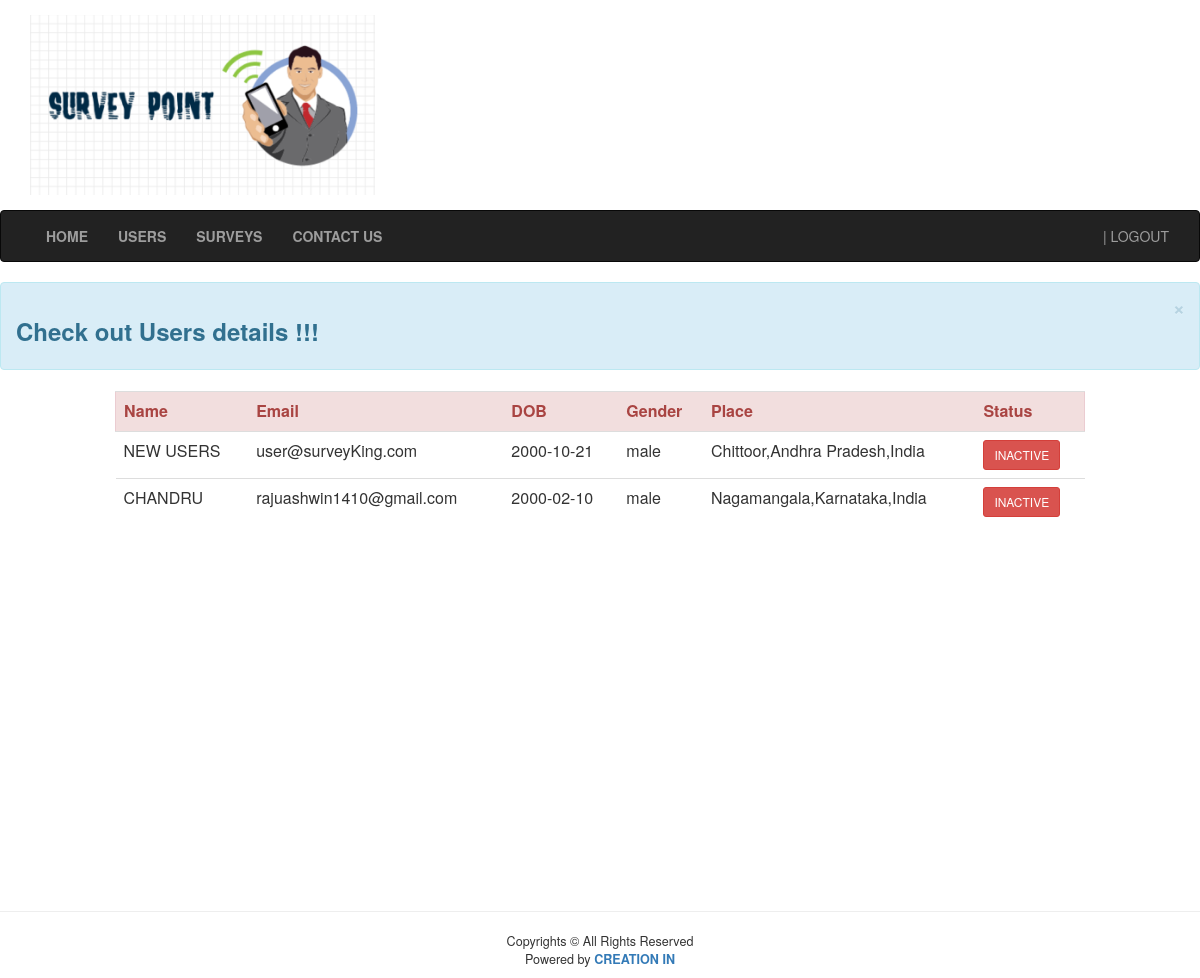
/admin/User.php (signed in), run on the app's committed database.
### tables this page shows
CREATE TABLE `User_Login` (
  `User_SP_Id` varchar(300) NOT NULL,
  `User_SP_Name` varchar(50) NOT NULL,
  `User_SP_DOB` date NOT NULL,
  `User_SP_Mail` varchar(50) NOT NULL,
  `User_SP_Status` varchar(12) NOT NULL DEFAULT 'INACTIVE',
  `User_SP_Password` varchar(250) NOT NULL,
  `User_SP_Ranking` varchar(15) NOT NULL DEFAULT '0',
  `User_SP_Credit` varchar(50) DEFAULT '0',
  `User_SP_DOC` datetime DEFAULT current_timestamp(),
  `User_SP_Photo` varchar(250) NOT NULL DEFAULT '../indept-assets/profile.png',
  `User_SP_Gender` varchar(50) NOT NULL,
  `User_SP_City` varchar(50) NOT NULL,
  `User_SP_State` varchar(50) NOT NULL,
  `User_SP_Country` varchar(50) NOT NULL
);

### admin/User.php (the view, shortened to what this page needs)
<?php
	require_once 'dbconnect.php';
?>
<!DOCTYPE >
<html>
<head>
  	<link rel="stylesheet" href="https://maxcdn.bootstrapcdn.com/bootstrap/3.4.1/css/bootstrap.min.css">
  	<link rel="stylesheet" href="https://cdnjs.cloudflare.com/ajax/libs/font-awesome/4.7.0/css/font-awesome.min.css">
  	<link rel="stylesheet" href="../indept-assets/style.css"/>
</head>
<body >
<?php include_once'nav.php'; ?>
	<div class="alert alert-info alert-dismissible">
		<a href="#" class="close" data-dismiss="alert" aria-label="close">&times;</a>
			<h3><b>Check out Users details !!!</b></h3>
	</div>
		<div class="row">
			<div class="col-sm-3"></div>
			<div class="col-sm-6">
			</div>
			<div class="col-sm-3"></div>
		</div>
	<div class="container-fluid">
		<div class="row">
			<div class="col-sm-1"></div>
			<div class="col-sm-10" style="overflow: scroll;height: 500px;">
				<table class="table table-responsive">
					<tr class="alert alert-danger">
						<th>Name</th>
						<th>Email</th>
						<th>DOB</th>
						<th>Gender</th>
						<th>Place</th>
						<th>Status</th>
					</tr>
					<?php
					$quy2 = "SELECT * FROM `User_Login` ORDER BY `User_SP_DOC` ";
				   	$rs2 = $conn->prepare($quy2);
					$rs2->execute();
					while( $row2 = $rs2->fetch()){
					if($row2["User_SP_Status"]=="ACTIVE"){
									$display = "INACTIVE";
									$cole = "danger";
									$stat = "delete";
								}else{
									$display = "ACTIVE";
									$cole = "primary";
									$stat = "update";
								}
		echo '<tr>		<td>'.$row2["User_SP_Name"].'</td>
						<td>'.$row2["User_SP_Mail"].'</td>
						<td>'.$row2["User_SP_DOB"].'</td>
						<td>'.$row2["User_SP_Gender"].'</td>
						<td>'.$row2["User_SP_City"].','.$row2["User_SP_State"].','.$row2["User_SP_Country"].'</td>';
						?>
						<td><button class="btn btn-sm btn-<?php echo $cole; ?>" onclick="location.href='?source_um=accept&action=<?php echo $stat; ?>&&Activity_Id=<?php echo $row2["User_SP_Id"]; ?>'">
									<?php echo $display; ?>
						</button></td>
						<?php
						echo'</tr>';
					}
		?>
				</table>
			</div>
			<div class="col-sm-1"></div>
		</div>
	</div>
<?php include_once'copyrights.php'; ?>
</body>
</html>

### admin/nav.php (shortened to what this page needs)
<div class="container-fluid" >
  <div class="row">
  <div class="col-xs-2" >
  	<img src="../indept-assets/lo.png" align="middle" style="height: 15vw;margin: 15px;" >
  </div>
</div>
</div>
<nav class="navbar navbar-inverse" data-spy="affix" data-offset-top="10007">
  <div class="container-fluid">
    <div>
      <div class="collapse navbar-collapse" id="myNavbar">
        <ul class="nav navbar-nav">
          <li><a href="index.php"><b>HOME</b></a></li>
          <li><a href="User.php"><b>USERS</b></a></li>
          <li><a href="survey.php"><b>SURVEYS</b></a></li>
          <li><a href="../ContactUs.php" ><b>CONTACT US</b></a></li>
        </ul>
        <ul class="nav navbar-nav navbar-right">
    		 <li><a href="logout.php?logout"  >&nbsp;&nbsp;|&nbsp;LOGOUT </a></li>
    	</ul>
      </div>
    </div>
  </div>
</nav>

### admin/copyrights.php
<div class="col-12">
	<hr>
		<p align="center" style="font-size: 0.9em">
		 Copyrights &copy;  All Rights Reserved<br>Powered by <a href="#developerinfo.php" class="textblack" target="_blank " id="nolink"><b>CREATION IN</b></a>
		</p>
</div>

### indept-assets/style.css (style rules this page uses)
#nolink { text-decoration: none; text-decoration-line: none; text-decoration-line: none; }

### data on the page
user_login: User_SP_Name "NEW USERS", User_SP_Mail "user@surveyKing.com", User_SP_DOB "2000-10-21", User_SP_Gender "male", User_SP_City "Chittoor", User_SP_State "Andhra Pradesh", User_SP_Country "India", User_SP_Status "INACTIVE"
user_login: User_SP_Name "CHANDRU", User_SP_Mail "rajuashwin1410@gmail.com", User_SP_DOB "2000-02-10", User_SP_Gender "male", User_SP_City "Nagamangala", User_SP_State "Karnataka", User_SP_Country "India", User_SP_Status "INACTIVE"
